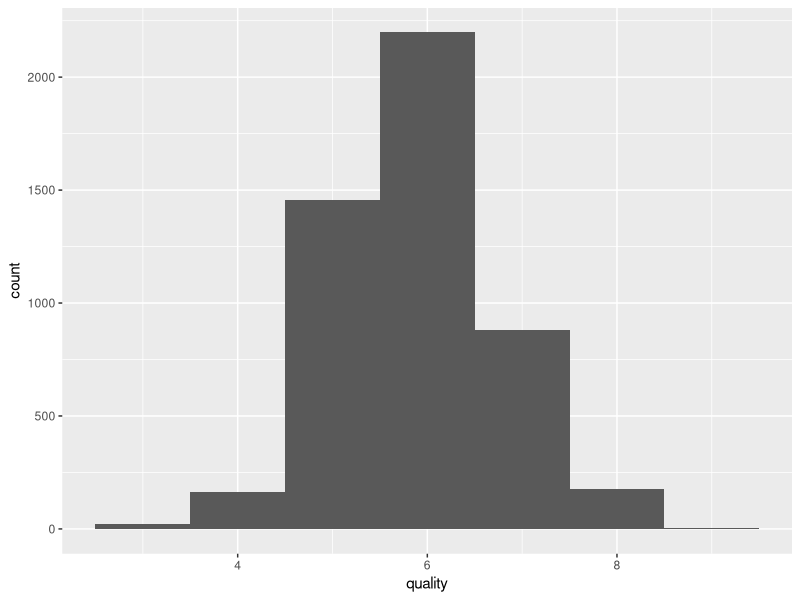
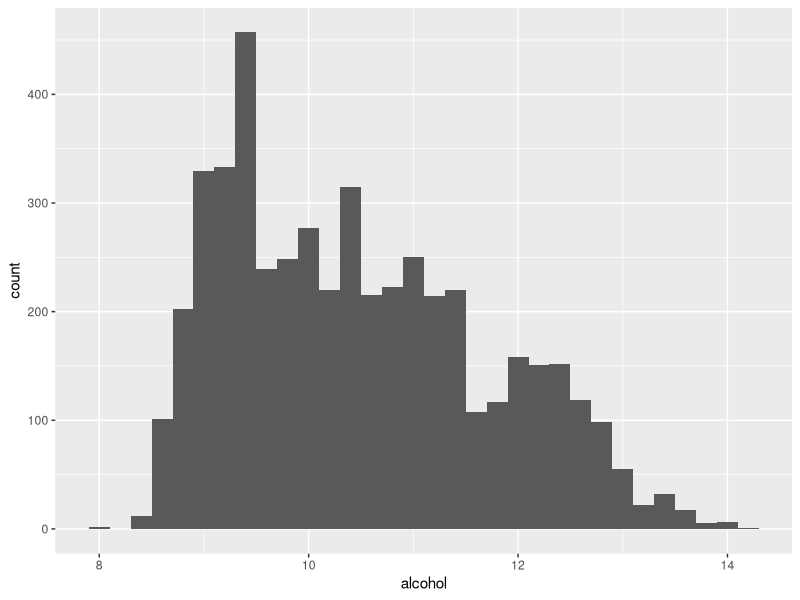
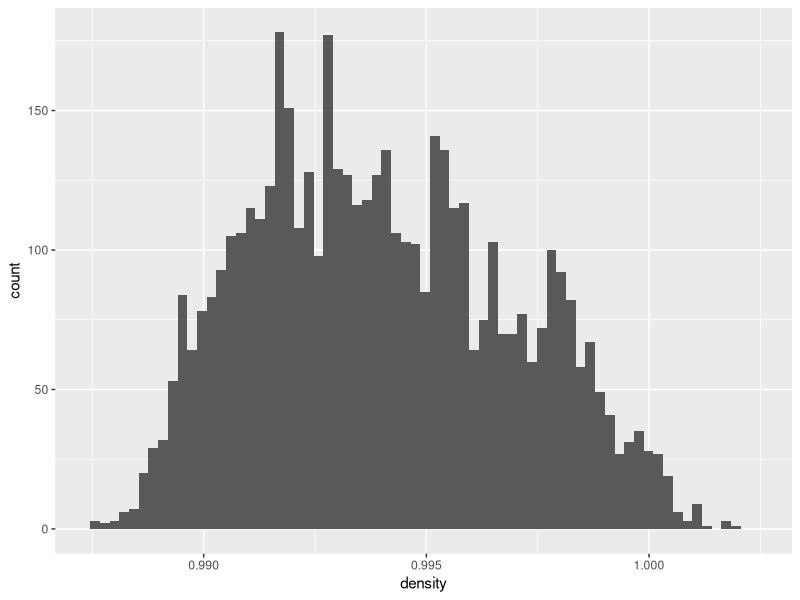
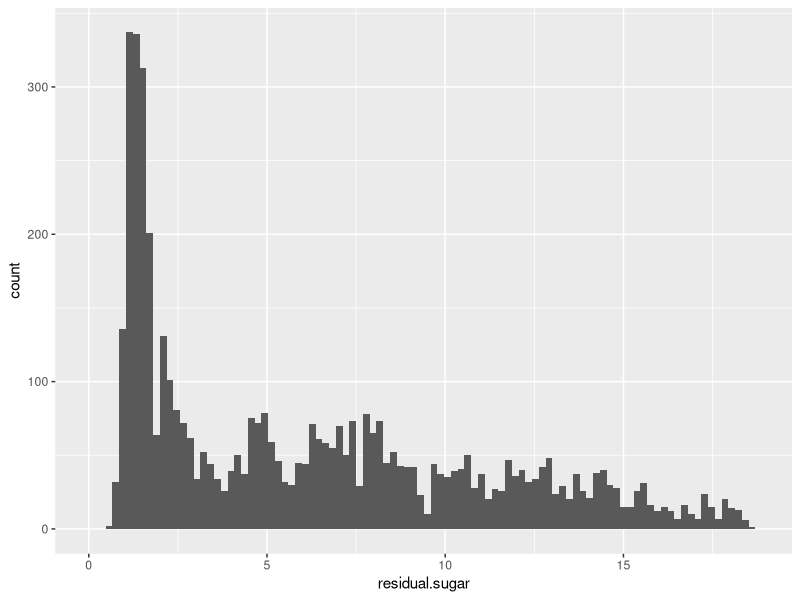
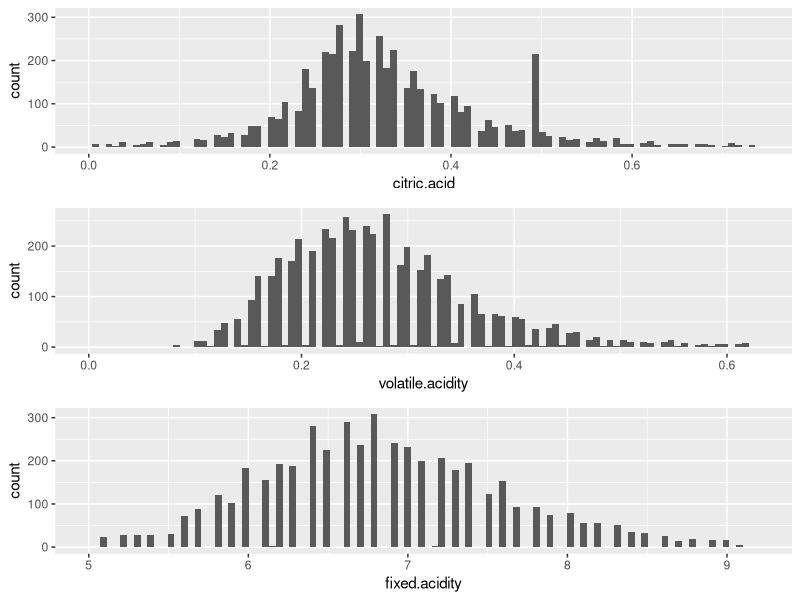
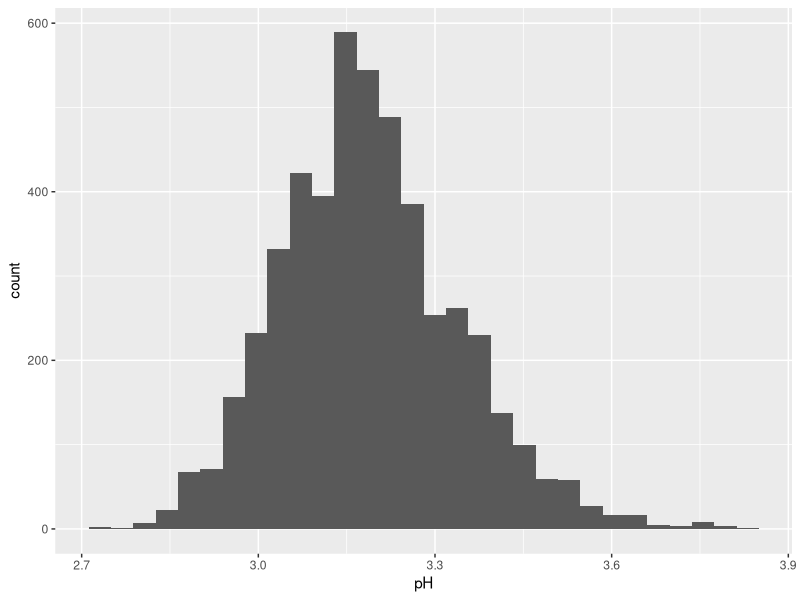
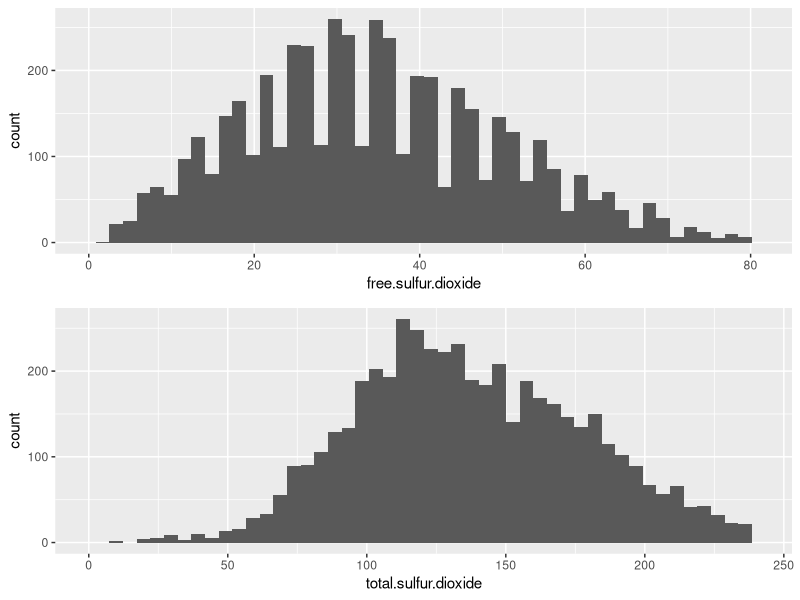
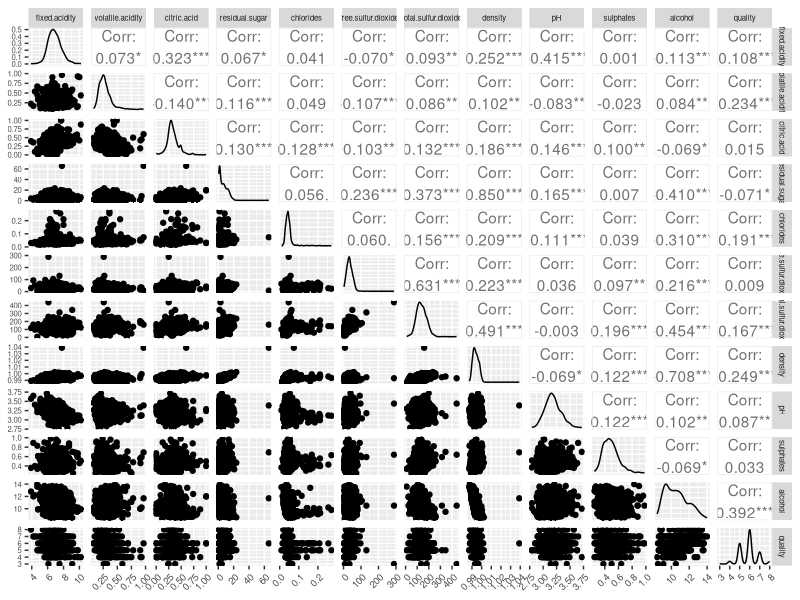

These charts were generated, in order, by the following R code:
## ---- chunk 1
knitr::opts_chunk$set(echo = FALSE, warning=FALSE, message=FALSE,
                      fig.width=9, fig.height=5, fig.path='Figs/',
                      fig.align='center', tidy=TRUE)
## ---- chunk 2
# Load data
# setwd('C:/Users/1125193/Documents/PyData/DAND_t2_p2')
setwd('C:/Users/Jesse/Documents/PyData/DAND_t2_p2')
wq = read.csv('wineQualityWhites.csv')
## ---- chunk 3
# I will use the following packages in my EDA
# install.packages("ggplot2")
# install.packages("GGally")
# install.packages('tidyverse')
# install.packages('dplyr')
# install.packages('RColorBrewer')
# install.packages('gridExtra')
# install.packages('grid')
# install.packages('memisc')

library(ggplot2)
library(GGally)
library(RColorBrewer)
library(gridExtra)
library(grid)
library(memisc)
library(dplyr)
## ---- chunk 4
# First, get some structural information on the dataset
str(wq)
## ---- chunk 5
# Plot histogram of qualities
ggplot(data = wq, aes(x = quality)) +
  geom_histogram(binwidth = 1)
## ---- chunk 6
summary(wq$quality)
## ---- chunk 7
# Histogram of alcohol content in wines
ggplot(data = wq, aes(x = alcohol)) +
  geom_histogram(binwidth = .2)
## ---- chunk 8
# Histogram of wine density
wq$quality.ordered <- ordered(wq$quality)

ggplot(data = wq, aes(x = density)) +
  geom_histogram(bins=70) +
  xlim(quantile(wq$density, .001), quantile(wq$density, .999))
## ---- chunk 9
ggplot(data = wq, aes(x = residual.sugar)) +
  geom_histogram(bins = 100) +
  xlim(0, quantile(wq$residual.sugar, probs = .99))
## ---- chunk 10

p1 <- ggplot(data = wq, aes(x = citric.acid)) +
  geom_histogram(bins = 100) +
  xlim(0, quantile(wq$citric.acid, probs = .99))

p2 <- ggplot(data = wq, aes(x = volatile.acidity)) +
  geom_histogram(bins = 100) +
  xlim(0, quantile(wq$volatile.acidity, probs = .99))

p3 <- ggplot(data = wq, aes(x = fixed.acidity)) +
  geom_histogram(bins = 100) +
  xlim(quantile(wq$fixed.acidity, probs = .01),
       quantile(wq$fixed.acidity, probs = .99))

grid.arrange(p1,p2,p3)
## ---- chunk 11
ggplot(data = wq, aes(x = pH)) +
  geom_histogram()
## ---- chunk 12
p1 <- ggplot(data = wq, aes(x = free.sulfur.dioxide)) +
  geom_histogram(bins = 50) +
  xlim(0, quantile(wq$free.sulfur.dioxide, probs = .99))

p2 <- ggplot(data = wq, aes(x = total.sulfur.dioxide)) +
  geom_histogram(bins = 50) +
  xlim(0, quantile(wq$total.sulfur.dioxide, probs = .99))


grid.arrange(p1,p2)
## ---- chunk 13
# scatter matrix, less x
ggpairs(data = dplyr::select(wq[sample(nrow(wq), 1000), ], -X, -quality.ordered),
        progress=FALSE) +
  theme(text = element_text(size=7)) +
  theme(axis.text.x = element_text(angle = 45, vjust = 1, hjust = 1, size = 7))
# ggsave('wineQuality_scatter.png')
## ---- chunk 14
ggplot(data = wq, aes(x = density)) +
  geom_histogram(aes(fill = quality.ordered)) +
  xlim(quantile(wq$density, .001), quantile(wq$density, .999))
## ---- chunk 15
# Wine density vs quality, revisualized
# jitter density vs quality: weak relationship?
ggplot(data = subset(wq, density < quantile(density, probs = .99)),
       aes(x = density, y = quality)) +
  geom_point(alpha = .20, position = position_jitter())
## ---- chunk 16
ggplot(data = wq, aes(x = alcohol)) +
  geom_histogram(aes(fill = quality.ordered)) +
  xlim(quantile(wq$alcohol, .001), quantile(wq$alcohol, .999))
## ---- chunk 17
# plot alcohol vs quality: weak relationship
ggplot(data = wq,
       aes(x = alcohol, y = quality)) +
  geom_point(alpha = .20, position = position_jitter())
## ---- chunk 18
ggplot(data = wq,
       aes(x=quality.ordered, y=alcohol)) +
  geom_boxplot()
## ---- chunk 19
ggplot(data = wq,
       aes(x = residual.sugar,
           y = density)) +
  geom_point(alpha = .25) +
  geom_smooth() +
  xlim(0, quantile(wq$residual.sugar, probs = .99)) +
  ylim(quantile(wq$density, probs = .01), quantile(wq$density, probs = .99))
## ---- chunk 20
#plot each type of acidity
grid_arrange_shared_legend <- function(...) {
    plots <- list(...)
    g <- ggplotGrob(plots[[1]] + theme(legend.position="bottom"))$grobs
    legend <- g[[which(sapply(g, function(x) x$name) == "guide-box")]]
    lheight <- sum(legend$height)
    grid.arrange(
        do.call(arrangeGrob, lapply(plots, function(x)
            x + theme(legend.position="none"))),
        legend,
        ncol = 1,
        heights = unit.c(unit(1, "npc") - lheight, lheight))
}


p1 <- ggplot(data = wq,
            aes(x = fixed.acidity,
                y = pH,
                color = quality.ordered)) +
  geom_point(position = position_jitter()) +
  xlim(quantile(wq$fixed.acidity, probs = .01),
       quantile(wq$fixed.acidity, probs = .95)) +
  scale_color_brewer(type = 'div')+
  theme_dark()

p2 <- ggplot(data = wq,
            aes(x = volatile.acidity,
                y = pH,
                color = quality.ordered)) +
  geom_point(position = position_jitter()) +
  xlim(quantile(wq$volatile.acidity, probs = .01),
       quantile(wq$volatile.acidity, probs = .95)) +
  scale_color_brewer(type = 'div')+
  theme_dark()

p3 <- ggplot(data = wq,
            aes(x = citric.acid,
                y = pH,
                color = quality.ordered)) +
  geom_point(position = position_jitter()) +
  xlim(quantile(wq$citric.acid, probs = .01),
       quantile(wq$citric.acid, probs = .95)) +
  scale_color_brewer(type = 'div')+
  theme_dark()

grid_arrange_shared_legend(p1,p2,p3)
## ---- chunk 21
# plot cum acidity vs pH vs quality: no relationship

# make total acidity column
wq$total.acidity <- with(wq, fixed.acidity + volatile.acidity + citric.acid)

ggplot(data = wq,
       aes(x = total.acidity, y=pH, color = quality.ordered)) + 
  geom_point(alpha = 1, position = position_jitter()) +
  xlim(quantile(wq$total.acidity, probs = .01),
       quantile(wq$total.acidity, probs = .95)) +
  ylim(2.5,4) +
  scale_color_brewer(type = 'div') +
  theme_dark()
## ---- chunk 22
# experimenting with byvariate scatter plots colored by quality
# There is a relationship between free and total sulfur dioxide
ggplot(data = wq,
       aes(x = total.sulfur.dioxide,
           y=free.sulfur.dioxide,
           color = quality.ordered)) + 
  geom_point(alpha = 1, position = position_jitter()) +
  scale_color_brewer(type = 'div') +
  xlim(0,quantile(wq$total.sulfur.dioxide, probs = .95)) +
  ylim(0,quantile(wq$free.sulfur.dioxide, probs = .95))+
  theme_dark()
## ---- chunk 23
ggplot(data = wq,
       aes(y = density, x=residual.sugar, color = quality.ordered)) + 
  geom_point(alpha = 1, position = position_jitter()) +
  scale_color_brewer(type = 'div') +
  ylim(quantile(wq$density, probs = .05),
       quantile(wq$density, probs = .95)) +
  xlim(quantile(wq$residual.sugar, probs = .05),
       quantile(wq$residual.sugar, probs = .95))+
  theme_dark()
## ---- chunk 24
ggplot(data = wq,
       aes(y = alcohol, x=residual.sugar, color = quality.ordered)) + 
  geom_point(alpha = 1, position = position_jitter()) +
  scale_color_brewer(type = 'div') +
  ylim(quantile(wq$alcohol, probs = .01), quantile(wq$alcohol, probs = .99)) +
  xlim(quantile(wq$residual.sugar, probs = .01), quantile(wq$residual.sugar, probs = .99))+
  theme_dark()
## ---- chunk 25
m1 <- lm(quality ~ alcohol, data = wq)
m2 <- update(m1, ~ . + density)
m3 <- update(m2, ~ . + residual.sugar)
m4 <- update(m3, ~ . + free.sulfur.dioxide)
m5 <- update(m4, ~ . + total.sulfur.dioxide)
m6 <- update(m5, ~ . + pH)
mtable(m1, m2, m3, m4, m5, m6)
## ---- chunk 26
give.n <- function(x){
   return(c(y = median(x) +0.125, label =length(x)))
}

ggplot(data = wq,
       aes(x=quality.ordered, y=alcohol)) +
  geom_boxplot() +
  ylab('Alcohol [%]') +
  xlab('Quality Rating') +
  ggtitle('Alcohol Content by Quality Rating (count shown)') +
  stat_summary(fun.data = give.n,
               geom = "text",
               position = position_dodge(width = 1),
               size = 3)
## ---- chunk 27
ggplot(data = wq,
       aes(y = density, x=residual.sugar, color = quality.ordered)) + 
  geom_point(alpha = 1, position = position_jitter()) +
  scale_color_brewer(type = 'div', name = 'Quality') +
  ylim(quantile(wq$density, probs = .05),
       quantile(wq$density, probs = .95)) +
  xlim(quantile(wq$residual.sugar, probs = .05),
       quantile(wq$residual.sugar, probs = .95)) +
  xlab('Residual Sugar [g/L]') +
  ylab('Density [kg/L]') +
  ggtitle('Residual Sugar vs Density vs Quality')+
  theme_dark()

## ---- chunk 28
ggplot(data = wq,
       aes(x = total.sulfur.dioxide,
           y=free.sulfur.dioxide,
           color = quality.ordered)) + 
  geom_point(alpha = 1, position = position_jitter()) +
  scale_color_brewer(type = 'div', name = 'Quality') +
  xlim(0,quantile(wq$total.sulfur.dioxide, probs = .95)) +
  ylim(0,quantile(wq$free.sulfur.dioxide, probs = .95)) +
  xlab('Total Sulfur Dioxide [mg/L]') +
  ylab('Free Sulfur Dioxide [mg/L]') +
  ggtitle('Sulfur Dioxide Free, Total, vs Quality')
